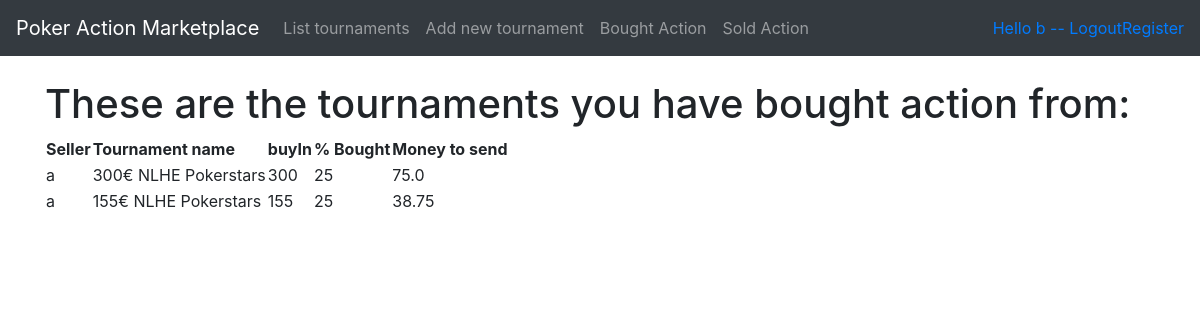
Page /tournaments/bought (signed in) on the earlier database version.
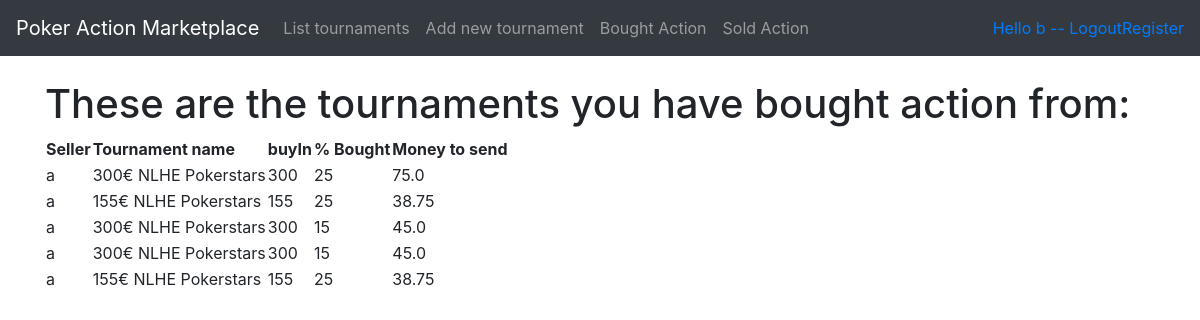
Same page on the later database version.
### application/auth/models.py (models this page shows, shortened)
class User(Base):
    __tablename__ = "account"
    name = db.Column(db.String(144), nullable=False)
    username = db.Column(db.String(144), nullable=False)
    password = db.Column(db.String(144), nullable=False)
    tournaments = db.relationship('TournamentPackage', backref='account', lazy=True)

### application/tournamentPackages/models.py (models this page shows, shortened)
class BoughtActionFromTournament(Base):
    tournament_package_id = db.Column(db.Integer, db.ForeignKey('tournament_package.id'), nullable=False)
    seller_name = db.Column(db.String(144), nullable=False)
    buyer_id = db.Column(db.Integer, db.ForeignKey('account.id'), nullable=False)
    actionBoughtPct = db.Column(db.Integer, nullable=False)

class TournamentPackage(Base):
    tournament = db.Column(db.String(144), nullable=False)
    buyIn = db.Column(db.Integer, nullable=False)
    pctToBeSold = db.Column(db.Integer, nullable=False)
    pctLeft = db.Column(db.Integer, nullable=False)
    account_id = db.Column(db.Integer, db.ForeignKey('account.id'), nullable=False)
    @staticmethod
    def tournaments_bought_action_from(id):
        stmt = text("SELECT bought_action_from_tournament.seller_name, tournament_package.tournament, tournament_package.buyIn, bought_action_from_tournament.actionBoughtPct FROM account"
                " LEFT JOIN bought_action_from_tournament ON account.id = bought_action_from_tournament.buyer_id"
                " LEFT JOIN tournament_package ON bought_action_from_tournament.tournament_package_id = tournament_package.id"
                " WHERE bought_action_from_tournament.buyer_id = {}".format(id))
        print('ENSIMMAINEN ETAPPI!')
        res = db.engine.execute(stmt)
        print('TOINEN ETAPPI')
        asAnArray = []
        for row in res:
            temp = list(row)
            asAnArray.append(temp)
        return asAnArray

### application/tournamentPackages/views.py (the view)
@app.route('/tournaments/bought', methods=["GET"])
@login_required
def show_purchased_tournaments():
    boughtTournaments = TournamentPackage.tournaments_bought_action_from(current_user.id)
    print(type(boughtTournaments))
    for row in boughtTournaments:
        print(type(row))
        print(row)
    return render_template('tournaments/bought.html', boughtTournaments = boughtTournaments)
    return True

### application/__init__.py (called while the page is built)
@login_manager.user_loader
def load_user(user_id):
    return User.query.get(user_id)

### application/templates/tournaments/bought.html
{% extends "layout.html" %}
{% block body %}
<h1>These are the tournaments you have bought action from:</h1>
<table>
  <th>Seller</th>
  <th>Tournament name</th>
  <th>buyIn</th>
  <th>% Bought</th>
  <th>Money to send</th>
  {% for tournament in boughtTournaments %}
  <tr>
    <td>{{ tournament[0] }}</td>
    <td>{{ tournament[1] }}</td>
    <td>{{ tournament[2] }}</td>
    <td>{{ tournament[3] }}</td>
    <td>{{ (tournament[2]*(tournament[3]/100)) }}</td>
  </tr>
{% endfor %}
</table>
{% endblock %}

### application/templates/layout.html (shortened to what this page needs)
<!DOCTYPE html>
<html>
<head>
  <link rel="stylesheet" href="https://maxcdn.bootstrapcdn.com/bootstrap/4.0.0/css/bootstrap.min.css">
</head>
<body>
  <nav class="navbar navbar-expand-md navbar-dark bg-dark mb-4">
    <a class="navbar-brand" href="#">Poker Action Marketplace</a>
      <div class="collapse navbar-collapse" id="navbarCollapse">
        <ul class="navbar-nav mr-auto">
          <li class="nav-item">
            <a class="nav-link" href="{{ url_for('tournaments_index') }} ">List tournaments</a>
          </li>
          <li class="nav-item">
            <a class="nav-link" href="{{ url_for('tournaments_form') }} ">Add new tournament</a>
          </li>
          <li class="nav-item">
            <a class="nav-link" href="{{ url_for('show_purchased_tournaments') }}">Bought Action</a>
          </li>
          <li class="nav-item">
            <a class="nav-link" href="{{ url_for('show_sold_tournaments') }}">Sold Action</a>
          </li>
        </ul>
        <div class="form-inline mt-2 mt-md-0">
          {% if current_user.is_authenticated %}
          <a href="{{ url_for('auth_logout') }}">Hello {{ current_user.name }} -- Logout</a>
          {% else %}
          <a class="nav-item" href="{{ url_for('auth_login') }}">Login</a>
          {% endif %}
          <a class="nav-item" href="{{ url_for('auth_register') }}">Register</a>
        </div>
      </div>
      </nav>
<main role="main" class="container">
  {% block body %}{% endblock %}
</main>
</body>
</html>

Differences in the rows shown:
added BoughtActionFromTournament: seller_name "a", tournament "300€ NLHE Pokerstars", buyIn "300", actionBoughtPct "15", {{ (tournament[2]*(tournament[3]/100)) }} "45.0"
added BoughtActionFromTournament: seller_name "a", tournament "300€ NLHE Pokerstars", buyIn "300", actionBoughtPct "15"
added TournamentPackage: (tournament[2]*(tournament[3]/100)) "45.0"
added BoughtActionFromTournament: seller_name "a", tournament "155€ NLHE Pokerstars", buyIn "155", actionBoughtPct "25"
added TournamentPackage: (tournament[2]*(tournament[3]/100)) "38.75"
